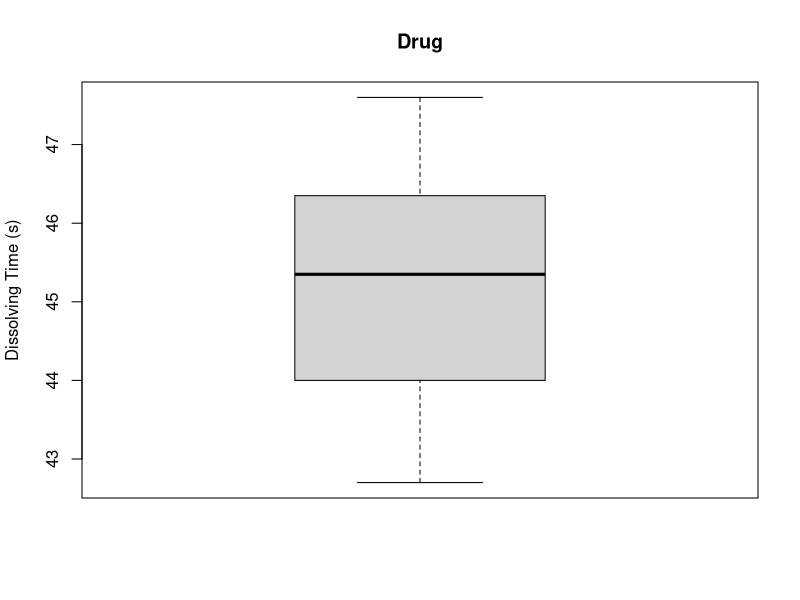
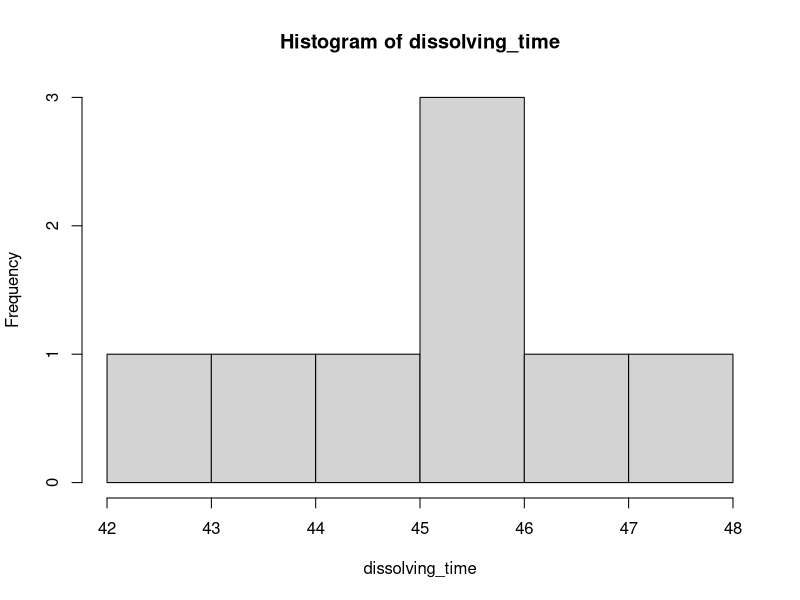
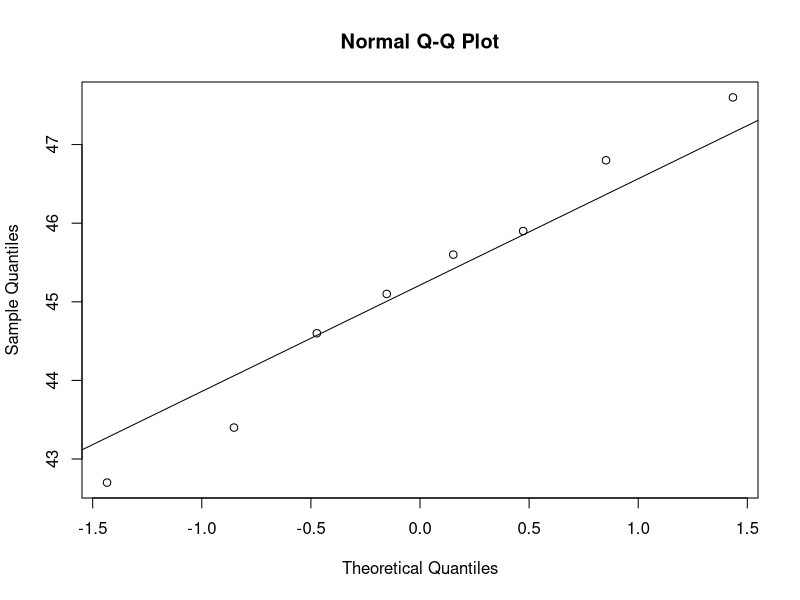
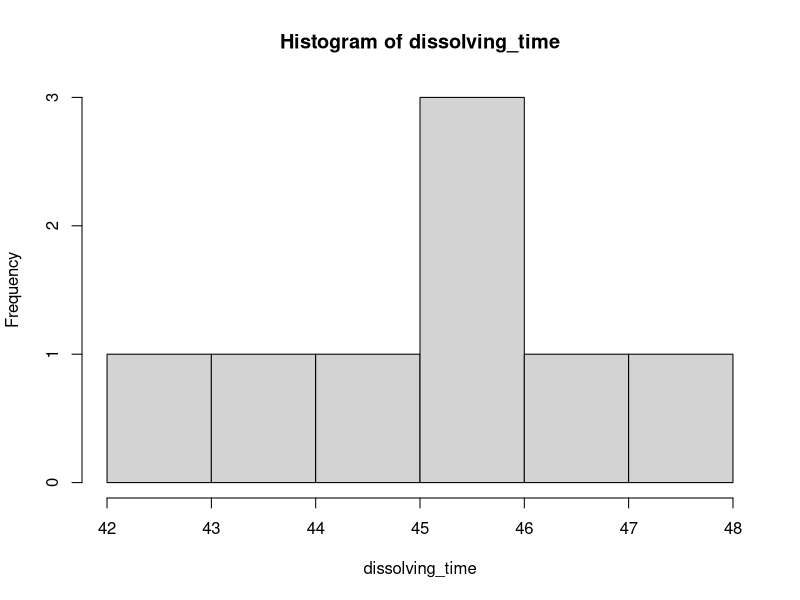
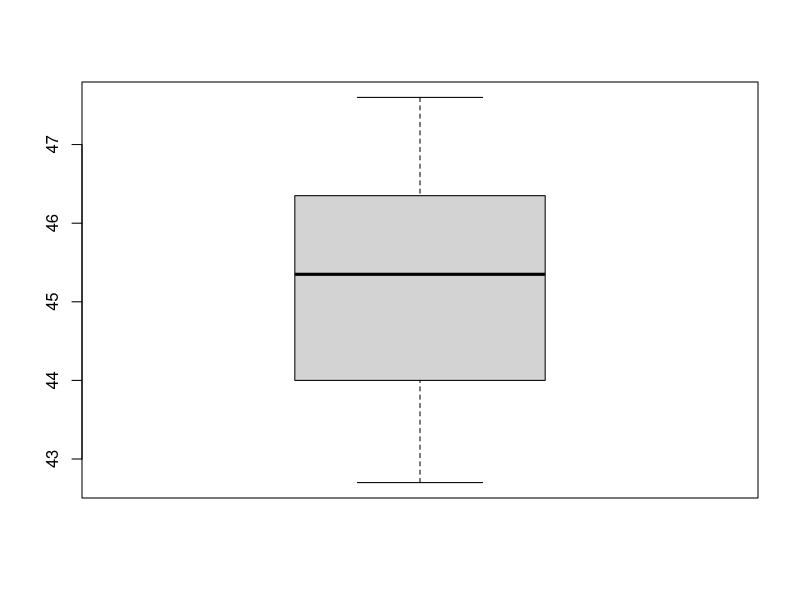
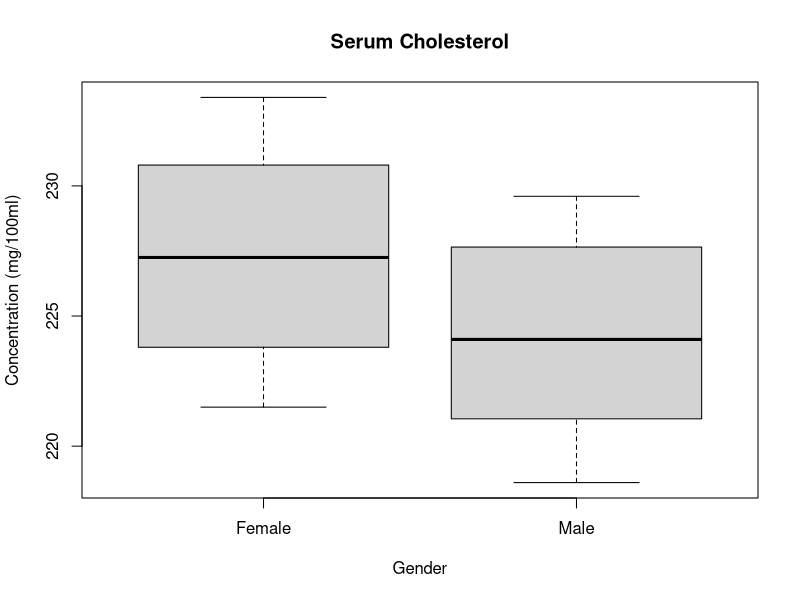
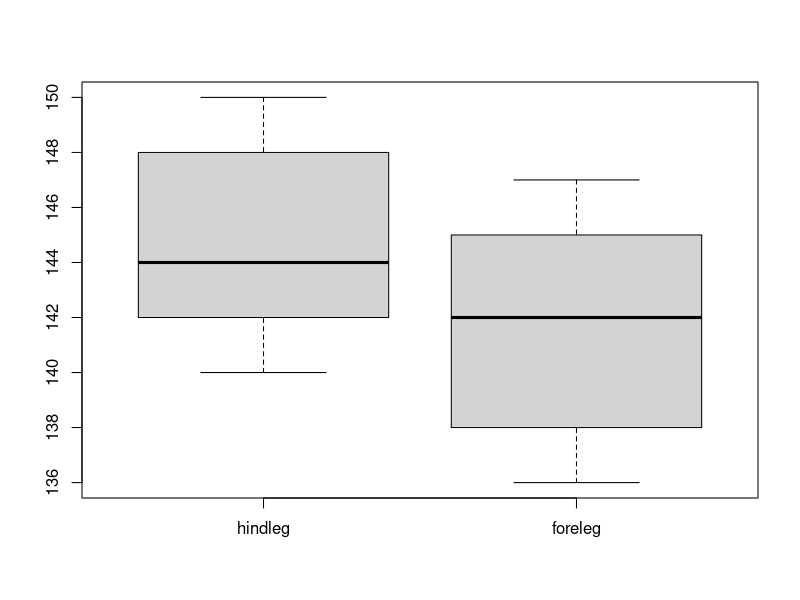
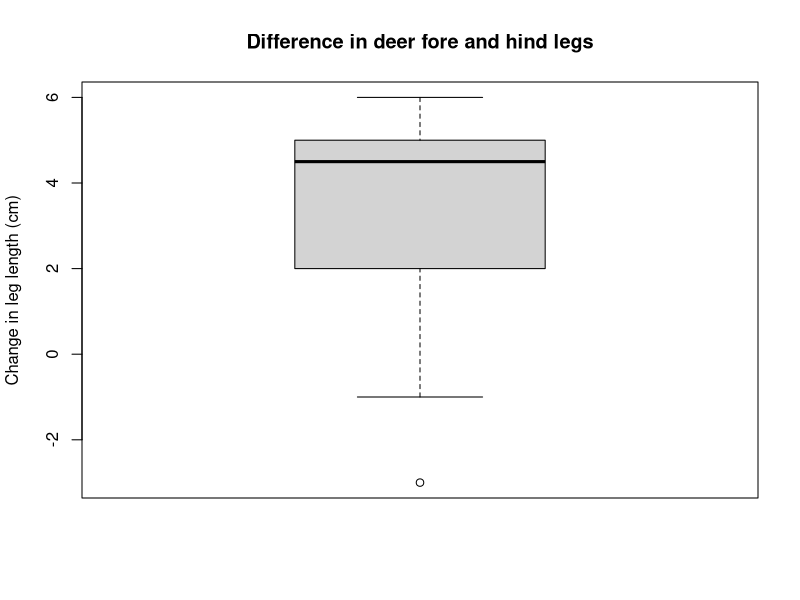

These figures' R source, in order:
## ---- chunk 1
dissolving_time <- c(42.7, 43.4, 44.6, 45.1, 45.6, 45.9, 46.8, 47.6) # units = seconds
dissolving_time
## ---- chunk 2
dissolving_timeDF <- data.frame(dissolving_time)
str(dissolving_timeDF)
## ---- chunk 3
summary(dissolving_timeDF)
boxplot(dissolving_timeDF, main="Drug", ylab="Dissolving Time (s)")

## ---- chunk 4
t.test(dissolving_timeDF, mu=45, alternative="two.sided")

# first argument must be a numerical vector of data values 
# second argument must be a number and is the mean to be tested under the null hypothesis 
# third argument gives the type of alternative hypothesis and must be one of "two.sided","greater" or "less"
## ---- chunk 5
hist(dissolving_time, breaks = 5)
## ---- chunk 6
qqnorm(dissolving_time)
qqline(dissolving_time)
## ---- chunk 7
shapiro.test(dissolving_time)
## ---- chunk 8
wilcox.test(dissolving_time, mu=45, alternative = "two.sided")
## ---- chunk 9
hist(dissolving_time, breaks = 5)
boxplot(dissolving_time)
## ---- chunk 10

serumchol <- c(233.4, 221.5, 230.2, 224.3, 223.8, 230.8, 220.1, 218.6, 229.6, 228.8, 222.0, 224.1, 226.5)
gender <- c("Female","Female","Female","Female","Female","Female", "Male","Male","Male","Male","Male","Male","Male")
data.frame(serumchol, gender) -> turtledf
turtledf
## ---- chunk 11
aggregate(serumchol~gender, data=turtledf, summary)
boxplot(serumchol~gender, data=turtledf,  ylab= "Concentration (mg/100ml)", xlab = "Gender", main="Serum Cholesterol")
        
## ---- chunk 12
t.test(serumchol~gender, data=turtledf, alternative="two.sided", var.equal = TRUE)
## ---- chunk 13
unstack(turtledf)-> uns.turtle
uns.turtle
t.test(uns.turtle$F, uns.turtle$M, alternative="two.sided", var.equal= TRUE)
## ---- chunk 14
shapiro.test(uns.turtle$Female)
shapiro.test(uns.turtle$Male)
## ---- chunk 15
bartlett.test(serumchol~gender, data=turtledf)
## ---- chunk 16
wilcox.test(serumchol~gender, data=turtledf, alternative="two.sided")
## ---- chunk 17
cortisol <- read.csv(file="CS1-twopaired.csv", header=T)
shapiro.test(cortisol$morning)
shapiro.test(cortisol$evening)
## ---- chunk 18
bartlett.test(cortisol)
## ---- chunk 19
hindleg <- c(142,140,144,144,142,146,149,150,142,148) # length in cm
foreleg <-c(138,136,147,139,143,141,143,145,136,146) # length in cm
pairdeerleg <- data.frame(hindleg, foreleg)

## ---- chunk 20
summary(pairdeerleg)
boxplot(pairdeerleg)
changedeerleg <- pairdeerleg$hindleg - pairdeerleg$foreleg
boxplot(changedeerleg, ylab = "Change in leg length (cm)", main = "Difference in deer fore and hind legs")
## ---- chunk 21
t.test(pairdeerleg$hindleg, pairdeerleg$foreleg, alternative="two.sided", paired=T)
## ---- chunk 22
wilcox.test(pairdeerleg$hindleg, pairdeerleg$foreleg, alternative = "two.sided", paired=T)
## ---- chunk 23
qqnorm(pairdeerleg$hindleg)
qqline(pairdeerleg$hindleg)
shapiro.test(pairdeerleg$hindleg)

## ---- chunk 24
qqnorm(pairdeerleg$foreleg)
qqline(pairdeerleg$foreleg)
shapiro.test(pairdeerleg$foreleg)
## ---- chunk 25
bartlett.test(pairdeerleg)
